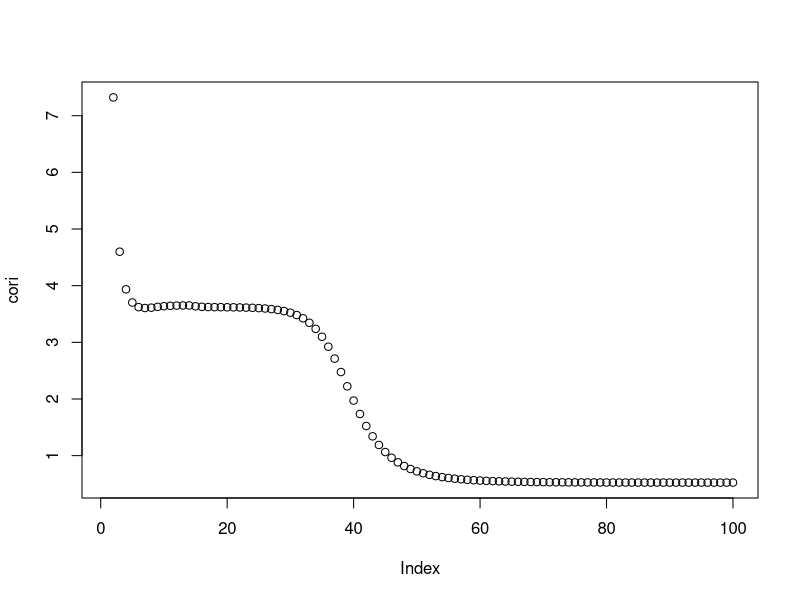
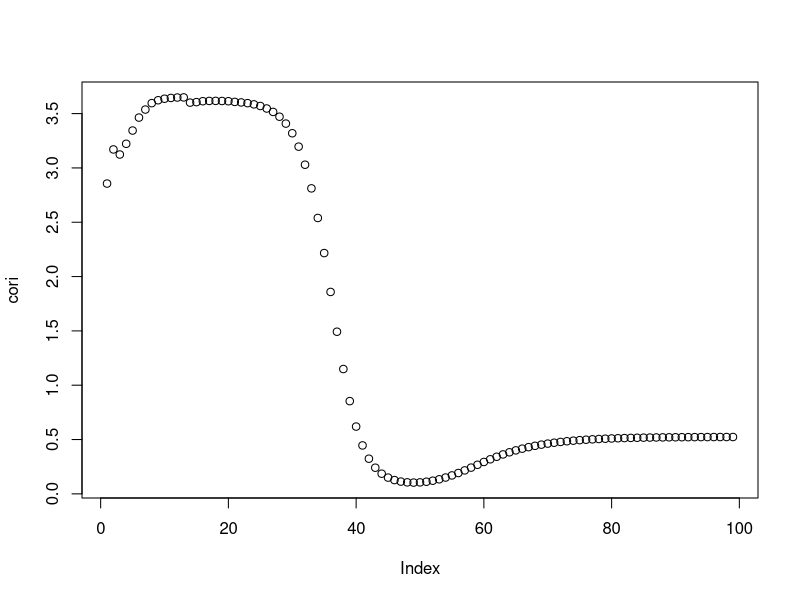
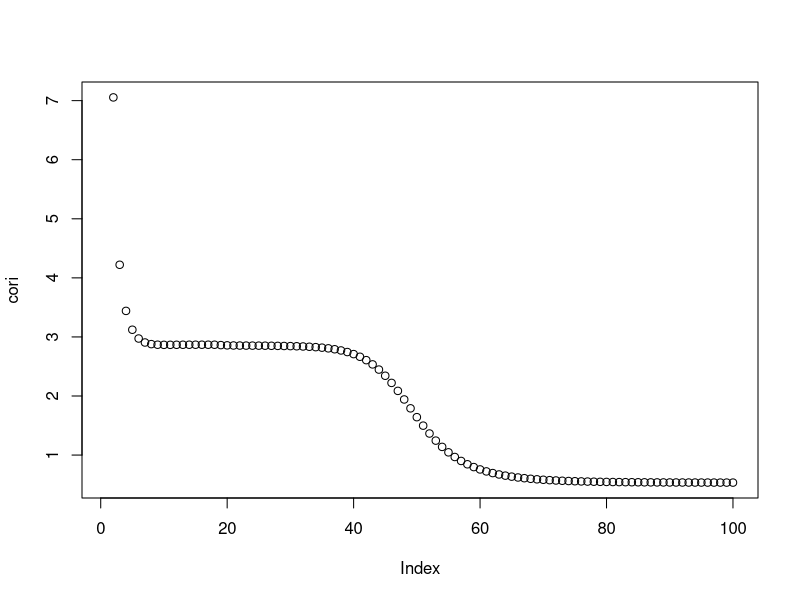
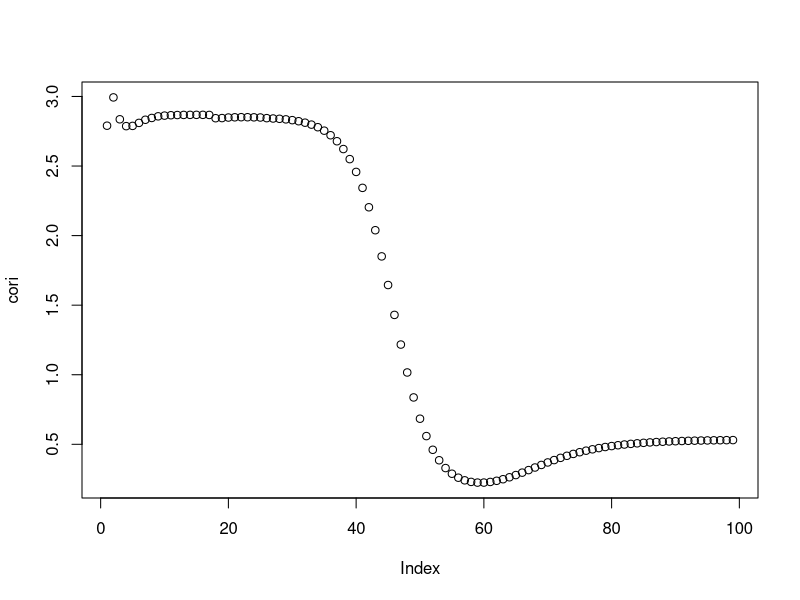
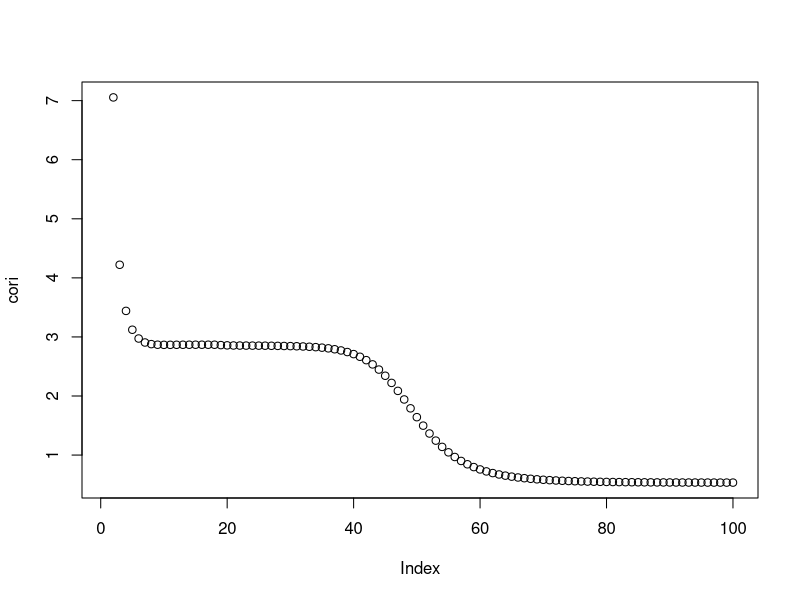
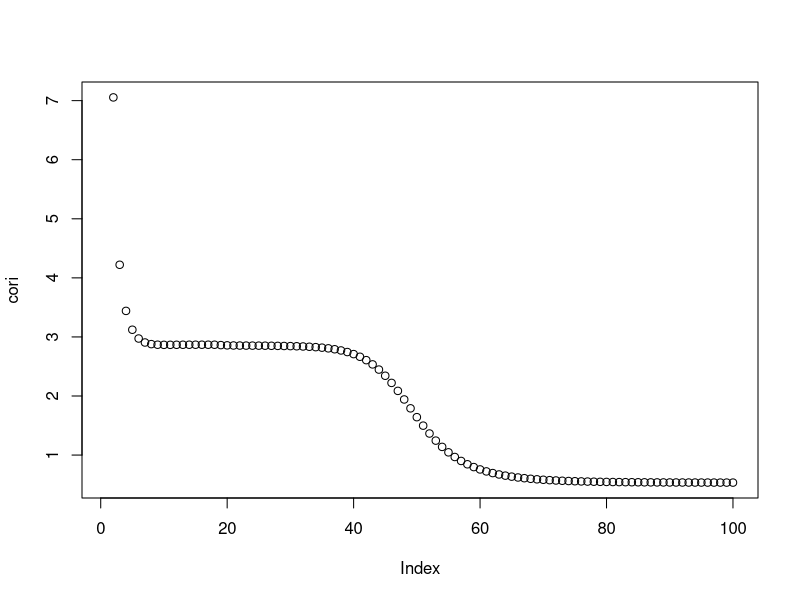
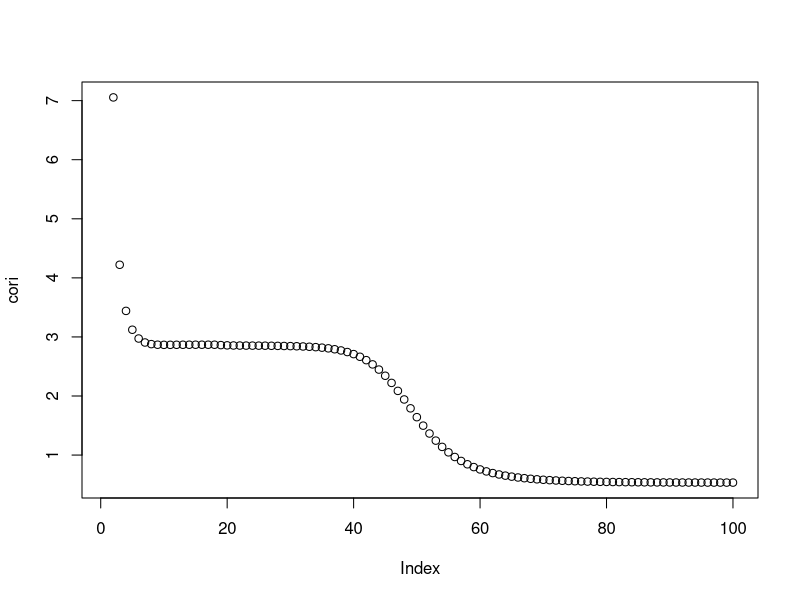
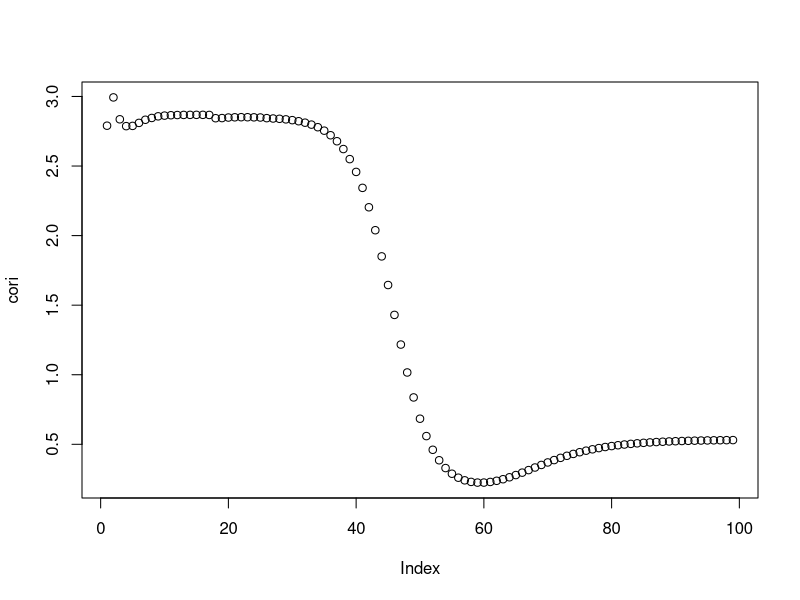

The R source for these figures, in order:
## Potential bias due to self-selection and measurement error 
## from a deterministic SIR mode

## Load deSolve package
library(deSolve)

## Create an SIR function
sir <- function(time, state, parameters) {
  
  with(as.list(c(state, parameters)), {
    
    dS <- -beta * S * I
    dE <-  beta * S * I - sigma * E
    dI <-  sigma * E - gamma * I
    dR <-              gamma * I
    
    return(list(c(dS, dE, dI, dR)))
  })
}

### Set parameters
## Proportion in each compartment: Susceptible 0.999999, Exposed 0.000001, Infected 0, Recovered 0
init       <- c(S = 1-1e-6, E = 1e-6, I = 0.0, R = 0.0)
## beta: infection parameter; gamma: recovery parameter
# parameters <- c(beta = 1.4247, gamma = 0.14286)
parameters1 <- c(beta = 1.2, sigma = 0.3, gamma = 0.15)
parameters2 <- c(beta = 0.9, sigma = 0.3, gamma = 0.15)
## Time frame
gap = 1
times      <- seq(0, 100, by = gap)

## Solve using ode (General Solver for Ordinary Differential Equations)
out1 <- ode(y = init, times = times, func = sir, parms = parameters1)
out2 <- ode(y = init, times = times, func = sir, parms = parameters2)
## change to data frame
out1 <- as.data.frame(out1)
out2 <- as.data.frame(out2)
## Delete time variable
out1$time <- NULL
out2$time <- NULL
## Show data
png(filename = "../figs/seir.png",
    width = 6.5, height = 4, units = "in", res = 1200, pointsize = 12)
par(mar = c(3,3,1,1)+0.1)
plot(times, out1$I, type = "l", axes = FALSE, bty = "n")
lines(times, out2$I, col = "grey50")
axis(side = 1, labels = FALSE)
axis(side = 2, labels = FALSE)
mtext("Fraction Infected", side = 2, line = 1, cex = 1.5)
mtext("Time", side = 1, line = 1, cex = 1.5)
dev.off()

## Setup for bias plots
f = 0.02
M = 4 
days = 1:365
FP = 0.024; FN = 0.30
bary1_new = -diff(out1$S)
bary1_all = out1$I
bary2_new = -diff(out2$S)
bary2_all = out2$I

bias_fn <- function(M, bary, f, FP = 0.01, FN = 0.15) {
  const = (bary*M + (1-bary))
  f0 = f/const
  f1 = M*f0
  Delta = f1 - f0
  D_M1 = 1 - Delta * bary/(1-bary) * (FP*(1-bary) + FN * bary)/ (f0 * (1-bary) + f1 * bary)
  D_M2 = 1/(1-FP-FN)
  D_M = D_M1 * D_M2
  rho = Delta*sqrt(bary*(1-bary))/sqrt(f*(1-f))
  error = rho*sqrt((1-f)/f) * sqrt(1-bary)/sqrt(bary)*D_M
  lag_error = error[1:(length(error)-1)]
  cur_error = error[2:(length(error))]
  
  lin_term = cur_error - lag_error
  quad_term = lag_error^2 - cur_error*lag_error
  
  cur_bary = bary[2:length(error)]
  lag_bary = bary[1:(length(error)-1)]
  
  cori = vector(length = length(bary)-1)
  for(i in 2:length(bary)) {
    temp_cur_bary = bary[i]
    prior_bary = bary[1:(i-1)]
    prior_times = 1:(i-1)
    weights = dgamma((i-1):1, shape = 4)
    weights = weights/sum(weights)
    denominator = sum(prior_bary*weights)
    cori[i-1] = temp_cur_bary/denominator
  }
  plot(cori)
  bias = (lin_term+quad_term) * cur_bary/lag_bary
  
  Rt = 1+log(cur_bary/lag_bary)* (1/7 + 1/3) / gap
  logbias = log(1+lin_term+quad_term) * (1/7 + 1/3) / gap
  
  return(list("r"=cur_bary/lag_bary, "bias" = bias,
              "Rt"=Rt, "logbias"=logbias))
}

bias1_all = bias_fn(M, bary1_all, f)
bias1_new = bias_fn(M, bary1_new, f)
bias2_all = bias_fn(M, bary2_all, f)
bias2_new = bias_fn(M, bary2_new, f)

## Ratio Comparison: Use New for Fraction of New Cases
ymax = max(bias1_new$Rt+bias1_new$logbias, bias1_new$Rt, bias2_new$Rt+bias2_new$logbias, bias2_new$Rt, na.rm = TRUE)
ymin = min(bias1_new$Rt+bias1_new$logbias, bias1_new$Rt, bias2_new$Rt+bias2_new$logbias, bias2_new$Rt, na.rm = TRUE)
good_obs = -c(1:2) # REMOVE A FEW OBS EARLY ON DUE TO STABILITY OF CALC ISSUE
png(filename = "../figs/seir_rt_comparison.png",
    width = 6.5, height = 4, units = "in", res = 1200, pointsize = 12)
par(mar = c(3,4,1,1)+0.1)
plot(bias1_new$Rt[good_obs], type = "l", ylim = c(0.5, 1.3), axes = FALSE, bty = "n", xlab = "", ylab = "")
lines((bias1_new$Rt + bias1_new$logbias)[good_obs], lty = 2)
abline(h = 1.0, col = "grey", lty = 2)
lines(bias2_new$Rt[good_obs], lty = 1, col = "grey50")
lines((bias2_new$Rt+bias2_new$logbias)[good_obs], lty = 2, col = "grey50")
axis(side =1, labels = FALSE)
axis(side =2, cex.axis = 0.75, at = seq(0.6,1.3,0.1))
mtext(expression(R[t]), side = 2, line = 2, cex = 1.5)
mtext("Time", side = 1, line = 1, cex = 1.5)
dev.off()

## Same curve, just different M value
M1 = 2; M2 = 3; M3 = 4
bias1 = bias_fn(M1, bary2_all, f, FP, FN)
bias2 = bias_fn(M2, bary2_all, f, FP, FN)
bias3 = bias_fn(M3, bary2_all, f, FP, FN)

## Ratio for different M: Use All for Prevalence
ymax = max((bias3$r+bias3$bias)[-1])
ymin = min((bias3$r+bias3$bias)[-1])
good_obs = -c(1:3)
png(filename = "../figs/seir_ratio.png",
    width = 6.5, height = 4, units = "in", res = 1200, pointsize = 12)
par(mar = c(3,4,1,1)+0.1)
plot((bias1$r)[good_obs], type = "l", ylim = c(ymin, ymax), axes = FALSE, bty = "n", xlab = "", ylab = "")
lines((bias1$r+bias1$bias)[good_obs], lty = 2)
lines((bias2$r+bias2$bias)[good_obs], col = "grey50", lty = 2, lwd = 2)
lines((bias3$r+bias3$bias)[good_obs], col = "grey50", lty = 3, lwd = 2)
axis(side =1, labels = FALSE)
axis(side =2, cex.axis = 1)
mtext(expression(Y[t]/Y[t-1]), side =2, line = 2, cex = 1.5)
mtext("Time", side = 1, line = 1, cex = 1.5)
legend(35, 4.0, legend = c("M=1", "M=2", "M=3", "M=4"), lty = c(1,2,2,3), col = c("black", "black", "grey50", "grey50"), cex = 1.5, bty = "n", lwd = c(1,1,2,2))
dev.off()

## Recompute bias for new only
bias1 = bias_fn(M1, bary2_new, f, FP, FN)
bias2 = bias_fn(M2, bary2_new, f, FP, FN)
bias3 = bias_fn(M3, bary2_new, f, FP, FN)


good_obs = -c(1:3)
ymax = max((bias3$Rt+bias3$logbias)[good_obs])
ymin = min((bias3$Rt+bias3$logbias)[good_obs])
png(filename = "../figs/seir_rt.png",
    width = 6.5, height = 4, units = "in", res = 1200, pointsize = 12)
par(mar = c(3,4,1,1)+0.1)
plot(bias1$Rt[good_obs], type = "l", ylim = c(ymin, ymax), axes = FALSE, bty = "n", ylab = "")
lines((bias1$Rt + bias1$logbias)[good_obs], lty = 2)
abline(h = 1.0, col = "grey", lty = 2)
lines((bias2$Rt+bias2$logbias)[good_obs], lty = 2, col = "grey50", lwd = 2)
lines((bias3$Rt+bias3$logbias)[good_obs], lty = 3, col = "grey50", lwd = 2)
axis(side =1, labels = FALSE)
axis(side =2, cex.axis = 1)
mtext(expression(R[t]), side =2, line = 2, cex = 1.5)
mtext("Time", side = 1, line = 1, cex = 1.5)
legend(55, 1.3, legend = c("M=1", "M=2", "M=3", "M=4"), lty = c(1,2,2,3), col = c("black", "black", "grey50", "grey50"), cex = 1.5, bty = "n", lwd = c(1,1,2,2))
dev.off()
